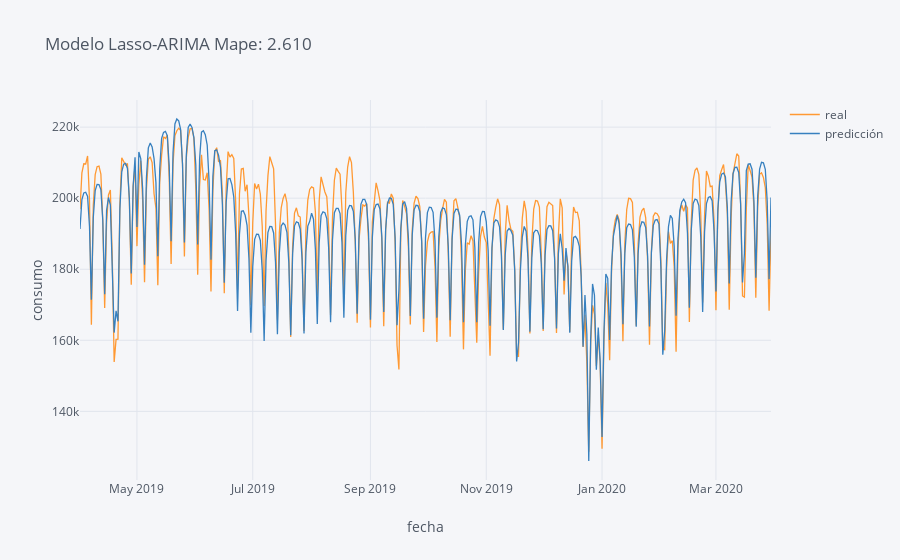

The notebook cell this image was saved under:
### Markdown cell above
- para graficar

### Code cell
ai = Mape(*ba[["predicción", "real"]].values.T)
ba[["real", "predicción"]].iplot(title = f"Modelo Lasso-ARIMA Mape: {ai:.3f}",xTitle = "fecha", yTitle = "consumo") #title = f"Mape: {ai:.3f}"

### Figure 1 — Plotly figure (JSON) as saved in the notebook; plotly's stock layout.template omitted (floating-point values rounded to 4 significant figures; data arrays with more than 128 entries replaced by an {"elided": "..."} marker saying what was removed)
{"data": [{"line": {"color": "rgba(255, 153, 51, 1.0)", "dash": "solid", "shape": "linear", "width": 1.3}, "mode": "lines", "name": "real", "text": "", "type": "scatter", "x": {"elided": "365 str values"}, "y": {"elided": "365 float values"}}, {"line": {"color": "rgba(55, 128, 191, 1.0)", "dash": "solid", "shape": "linear", "width": 1.3}, "mode": "lines", "name": "predicción", "text": "", "type": "scatter", "x": {"elided": "365 str values"}, "y": {"elided": "365 float values"}}], "layout": {"legend": {"bgcolor": "#F5F6F9", "font": {"color": "#4D5663"}}, "paper_bgcolor": "#F5F6F9", "plot_bgcolor": "#F5F6F9", "title": {"font": {"color": "#4D5663"}, "text": "Modelo Lasso-ARIMA Mape: 2.610"}, "xaxis": {"gridcolor": "#E1E5ED", "showgrid": true, "tickfont": {"color": "#4D5663"}, "title": {"font": {"color": "#4D5663"}, "text": "fecha"}, "zerolinecolor": "#E1E5ED"}, "yaxis": {"gridcolor": "#E1E5ED", "showgrid": true, "tickfont": {"color": "#4D5663"}, "title": {"font": {"color": "#4D5663"}, "text": "consumo"}, "zerolinecolor": "#E1E5ED"}}}
